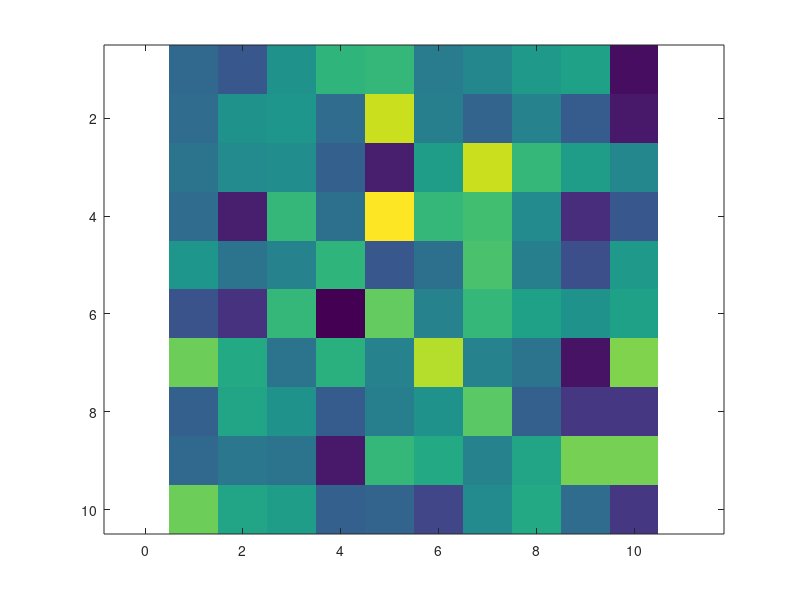

MATLAB code for this plot:

%% Basic Probabilities in Matlab
% Probability Density Functions (PDF)
mu1 = 0;
sigma1 = 1;
pd = makedist('Normal', 'mu', mu1, 'sigma', sigma1); % this creates a type-distribution variable
prob1 = pdf(pd, 3); % 1) The distribution object; 2) the value you want to evaluate on

% Plotting -------------------------------
x_vec = -3 : 0.1 : 3;
plot(x_vec, pdf(pd, x_vec)); % 1-d Normal Distribution, pdf Plotting

% Probability Distribution, Discretified
x_left = -3;
x_right = 3;
x_step = 0.1;

%------------------------------------------
X = x_left : x_step: x_right;
Y = x_step * pdf(pd, X); % left-riehmann approximation
bar(X, Y)

%% 2-D Probability Distributions
x_left = -3;
x_right = 3;
x_step = 0.1;

y_btm = -3;
y_up = 3;
y_step = 0.1;

X = x_left : x_step : x_right;
Y = y_btm : y_step: y_up;

% Plotting
PXY = [];
for i = 1 : length(X)
    for j = 1 : length(Y)
        x = X(i);
        y = Y(j);
        PXY(i, j) = (pdf(pd, x) * x_step) * (pdf(pd, y) * y_step); % Generating 2-D Probability Distributions
    end
end

imagesc(PXY);
axis equal

mu = 0;
sigma = 1;
sz = [10 10];
A = normrnd(mu, sigma, sz);
imagesc(A);
axis equal